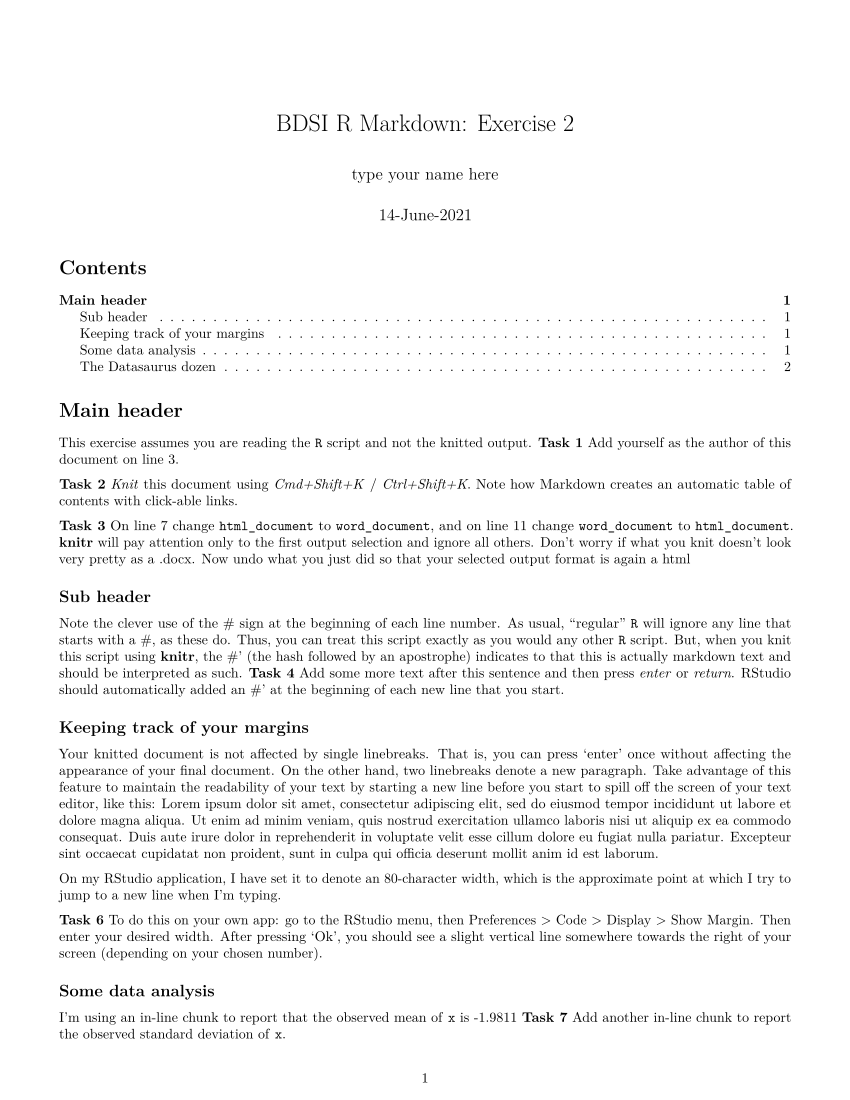

Write R code to recreate this figure.
#' ---
#' title: "BDSI R Markdown: Exercise 2"
#' author: "type your name here"
#' date: "14-June-2021"
#' geometry: margin=1.5cm
#' output: 
#'  html_document: 
#'    toc: yes
#'  pdf_document: 
#'    toc: yes
#'  word_document:
#'    toc: yes
#' always_allow_html: yes    
#' header-includes:
#'  - \usepackage{booktabs}
#' ---
#' 
#'<style type="text/css">
#'  body{
#'  font-size: 18pt;
#'}
#'  pre{
#'  font-size: 18pt;
#'}
#'</style>
  

#+ echo=F, cache = F, include = F

options(digits = 4); 
if(!require(tidyverse, quietly = TRUE)) {install.packages("tidyverse",repos = "http://cran.us.r-project.org");library(tidyverse)}
if(!require(knitr, quietly = TRUE)) {install.packages("knitr",repos = "http://cran.us.r-project.org");library(knitr)}

#+ echo=F, cache = F

#' # Main header
#' 
#' This exercise assumes you are reading the `R` script and not the knitted output. 
#' **Task 1** Add yourself as the author of this document on line 3. 
#' 
#' **Task 2** *Knit* this document using *Cmd+Shift+K* /
#' *Ctrl+Shift+K*. Note how Markdown creates an automatic table of contents 
#' with click-able links. 
#' 
#' **Task 3** On line 7 change `html_document` to `word_document`, and on line
#' 11 change `word_document` to `html_document`. **knitr** will 
#' pay attention only to the first output selection and ignore all others. Don't 
#' worry if what you knit doesn't look very pretty as a .docx. Now undo what you
#' just did so that your selected output format is again a html 
#' 
#' ## Sub header
#' 
#' Note the clever use of the # sign at the beginning of each line number. 
#' As usual, "regular" `R` will ignore any line that starts with a #, as these do. 
#' Thus, you can treat this script exactly as you would any other `R` script. 
#' But, when you knit this script using **knitr**, the #' (the hash followed by an
#' apostrophe) indicates to that this is actually markdown text and should 
#' be interpreted as such. **Task 4** Add some more text after this sentence
#' and then press *enter* or *return*.
 

#' RStudio should automatically added an #' at the beginning of each new line
#' that you start.  
#' 
#' 
#' ## Keeping track of your margins
#' 
#' Your knitted document is not affected by single linebreaks. That is, you can
#' press 'enter' once without affecting the appearance of your final document. On
#' the other hand, two linebreaks denote a new paragraph. Take advantage of this 
#' feature to maintain the readability of your text by starting a new line before 
#' you start to spill off the screen of your text editor, like this: Lorem ipsum dolor sit amet, consectetur adipiscing elit, sed do eiusmod tempor incididunt ut labore et dolore magna aliqua. Ut enim ad minim veniam, quis nostrud exercitation ullamco laboris nisi ut aliquip ex ea commodo consequat. Duis aute irure dolor in reprehenderit in voluptate velit esse cillum dolore eu fugiat nulla pariatur. Excepteur sint occaecat cupidatat non proident, sunt in culpa qui officia deserunt mollit anim id est laborum.
#' 
#' On my RStudio application, I have set it to denote an 80-character width, 
#' which is the approximate point at which I try to jump to a new line when I'm 
#' typing.
#' 
#' **Task 6** To do this on your own app: go to the RStudio menu, 
#' then Preferences > Code > Display > Show Margin. Then enter your desired 
#' width. After pressing 'Ok', you should see a slight vertical line somewhere 
#' towards the right of your screen (depending on your chosen number). 



#+ echo = F, cache = F

# We can also write regular R comments. Note that the beginning of these lines
# start with a regular pound sign / hashtag. Code inside this chunk is run but 
# not printed because we set echo = F above. Thus, neither will
# these comments be printed. Inspect the knitted document to see for yourself. 

x = rnorm(100, mean = -2, sd = 0.5);
y = 3 * x + rnorm(length(x));

#' 
#' ## Some data analysis
#' 
#' I'm using an in-line chunk to report that the observed mean of `x` is `r mean(x)`
#' **Task 7** Add another in-line chunk to report the observed standard deviation
#' of `x`. 
#' 
#' ## The Datasaurus dozen

#+ echo=T, cache = F

if(!require(datasauRus, quietly = TRUE)) {install.packages("datasauRus",repos = "http://cran.us.r-project.org");library(datasauRus)}

# If the package is installed and you just want to load it, you can also use this code:

library(datasauRus);

#+ echo = F, cache = F

#' 
#' The first chunk you ran above checks to see if a particular package (`datasauRus`,
#' keep reading for a description of these packages) is *installed* on your computer, 
#' i.e. downloaded onto your hard drive. After installing a package, you generally 
#' only ever need to re-install it if you've updated `R` or if the package is updated. 
#' Thus, the chunk first checks to see if each package has already been installed 
#' before trying to re-install it. 
#'  
#' Here's what the top of the datasauras dataset looks like in raw form:

as_tibble(datasaurus_dozen);

#' There are 13 individual datasets included in this dataset, and we can summarize
#' the characteristics of each dataset with this code: 

datasaurus_summarized <- 
  datasaurus_dozen %>%
  group_by(dataset) %>%
  summarize(mean_x = mean(x),
            mean_y = mean(y),
            std_dev_x = sd(x),
            std_dev_y = sd(y),
            corr_x_y = cor(x, y));
print(datasaurus_summarized)

#' Here is how these same summary data look like using **knitr**'s `kable` command:

#+ echo=T, cache = F

kable(datasaurus_summarized);

#' We can also use the **kableExtra** package to make our tables extra fancy. 
#' However, this makes use of some features that will not work for all file 
#' formats.
#' 
#' **Task 8** To see this, go back to the YAML header of this document and, 
#' again, On line 7 change `html_document` to `word_document`, and on line
#' 11 change `word_document` to `html_document`. After knitting, go back to 
#' this table: it's just a jumbled mess. Do the same thing, now knitting
#' to a pdf (knitting to a pdf will only work if you have a Tex distribution
#' installed). The knitted pdf should have stripes; the html version will not.
#' 
#' The takeaway is this: although you *can* always knit your script to different
#' formats, it will not always be formatted as expected. MS Word files are very 
#' different from html, which are very different from pdf files. I find pdf
#' files to be the most pleasing to look at and easiest to share with collaborators.

#+ echo=T, cache = F

if(!require(kableExtra, quietly = TRUE)) {install.packages("kableExtra",repos = "http://cran.us.r-project.org");library(kableExtra);}

kable(datasaurus_summarized, 
      booktabs = T) %>%
  kable_styling(latex_options = c("striped"), 
                stripe_color = "#DFDFDF") %>%
  add_header_above(c(" " = 1, "Summary statistics" = 5));


#' Visually, the datasets look much different:

#+ echo = T, cache = F, fig.height = 9, fig.cap = "Same summary statistics, different plots. Roar!"

dino_plot <- 
  ggplot(datasaurus_dozen) +
  geom_point(mapping = aes(x = x, y = y, color = dataset)) +
  theme_grey() +
  theme(legend.position = "none") +
  facet_wrap(~dataset, ncol = 3);
print(dino_plot);
